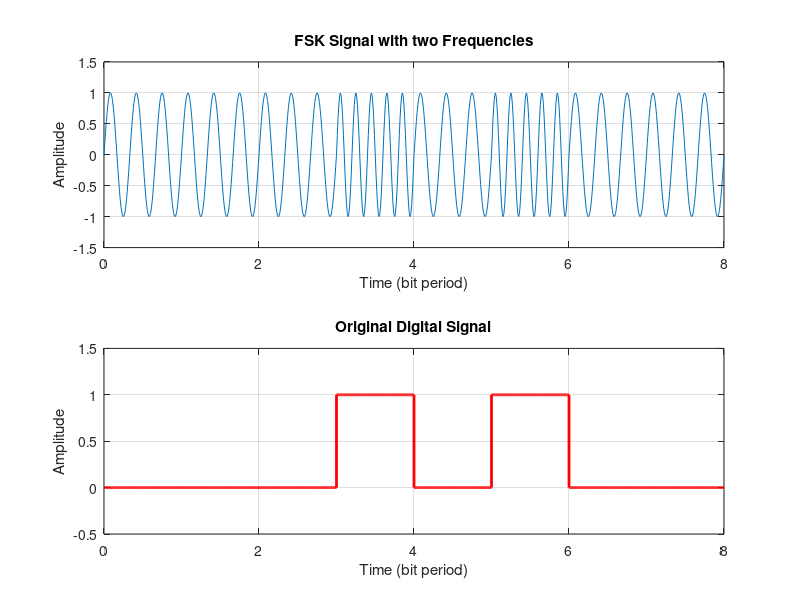

MATLAB code for this plot:
% MATLAB Script for a Binary FSK with two frequencies

format long;

% The number of bits to send - Frame Length
N = 8;

% Generate a random bit stream
bit_stream = round(rand(1,N));

% Enter the two frequencies 
% Frequency component for 0 bit
f1 = 3; 

% Frequency component for 1 bit
f2 = 5;

% Sampling rate - This will define the resoultion
fs = 100;

% Time for one bit
t = 0: 1/fs : 1;

% This time variable is just for plot
time = [];

FSK_signal = [];
Digital_signal = [];

for ii = 1: 1: length(bit_stream)
    
    % The FSK Signal
    FSK_signal = [FSK_signal (bit_stream(ii)==0)*sin(2*pi*f1*t)+...
        (bit_stream(ii)==1)*sin(2*pi*f2*t)];
    
    % The Original Digital Signal
    Digital_signal = [Digital_signal (bit_stream(ii)==0)*...
        zeros(1,length(t)) + (bit_stream(ii)==1)*ones(1,length(t))];
    
    time = [time t];
    t =  t + 1;
   
end

% Plot the FSK Signal
subplot(2,1,1);
plot(time,FSK_signal);
xlabel('Time (bit period)');
ylabel('Amplitude');
title('FSK Signal with two Frequencies');
axis([0 time(end) -1.5 1.5]);
grid  on;

% Plot the Original Digital Signal
subplot(2,1,2);
plot(time,Digital_signal,'r','LineWidth',2);
xlabel('Time (bit period)');
ylabel('Amplitude');
title('Original Digital Signal');
axis([0 time(end) -0.5 1.5]);
grid on;